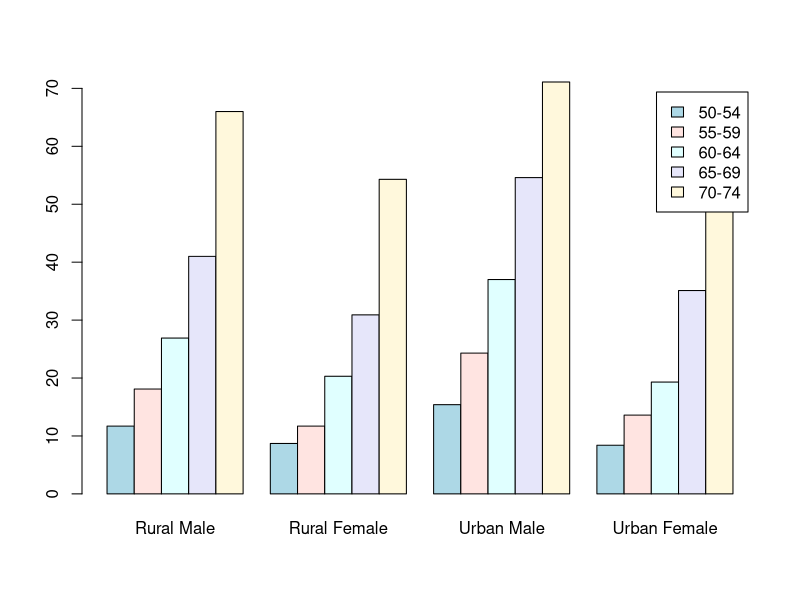

The R source for this figure:
# Load data
x <- VADeaths[1:4, "Rural Male"]

# Run the plot
barplot(VADeaths,
         col = c("lightblue", "mistyrose", "lightcyan", 
                 "lavender", "cornsilk"),
        legend = rownames(VADeaths), beside = TRUE)
